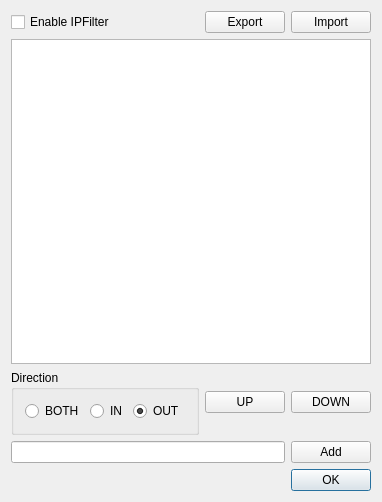
<?xml version="1.0" encoding="UTF-8"?>
<ui version="4.0">
 <class>UIIPFilter</class>
 <widget class="QDialog" name="UIIPFilter">
  <property name="windowModality">
   <enum>Qt::ApplicationModal</enum>
  </property>
  <property name="geometry">
   <rect>
    <x>0</x>
    <y>0</y>
    <width>357</width>
    <height>502</height>
   </rect>
  </property>
  <property name="sizePolicy">
   <sizepolicy hsizetype="Minimum" vsizetype="Minimum">
    <horstretch>0</horstretch>
    <verstretch>0</verstretch>
   </sizepolicy>
  </property>
  <property name="maximumSize">
   <size>
    <width>357</width>
    <height>16777215</height>
   </size>
  </property>
  <property name="windowTitle">
   <string>IP Filter</string>
  </property>
  <property name="sizeGripEnabled">
   <bool>false</bool>
  </property>
  <property name="modal">
   <bool>true</bool>
  </property>
  <layout class="QGridLayout" name="gridLayout">
   <item row="6" column="3">
    <widget class="QPushButton" name="pushButton_OK">
     <property name="text">
      <string>OK</string>
     </property>
    </widget>
   </item>
   <item row="6" column="1" colspan="2">
    <spacer name="horizontalSpacer_3">
     <property name="orientation">
      <enum>Qt::Horizontal</enum>
     </property>
     <property name="sizeHint" stdset="0">
      <size>
       <width>40</width>
       <height>20</height>
      </size>
     </property>
    </spacer>
   </item>
   <item row="2" column="1" colspan="3">
    <widget class="QTreeView" name="treeView_RULES">
     <property name="editTriggers">
      <set>QAbstractItemView::NoEditTriggers</set>
     </property>
     <property name="rootIsDecorated">
      <bool>false</bool>
     </property>
     <property name="itemsExpandable">
      <bool>false</bool>
     </property>
     <property name="expandsOnDoubleClick">
      <bool>false</bool>
     </property>
     <attribute name="headerDefaultSectionSize">
      <number>150</number>
     </attribute>
     <attribute name="headerMinimumSectionSize">
      <number>150</number>
     </attribute>
     <attribute name="headerStretchLastSection">
      <bool>false</bool>
     </attribute>
     <attribute name="headerDefaultSectionSize">
      <number>150</number>
     </attribute>
     <attribute name="headerMinimumSectionSize">
      <number>150</number>
     </attribute>
     <attribute name="headerStretchLastSection">
      <bool>false</bool>
     </attribute>
    </widget>
   </item>
   <item row="5" column="1" colspan="2">
    <widget class="QLineEdit" name="lineEdit_RULE"/>
   </item>
   <item row="5" column="3">
    <widget class="QPushButton" name="pushButton_ADD">
     <property name="text">
      <string>Add</string>
     </property>
    </widget>
   </item>
   <item row="1" column="2">
    <widget class="QPushButton" name="pushButton_EXPORT">
     <property name="text">
      <string>Export</string>
     </property>
    </widget>
   </item>
   <item row="1" column="3">
    <widget class="QPushButton" name="pushButton_IMPORT">
     <property name="text">
      <string>Import</string>
     </property>
    </widget>
   </item>
   <item row="3" column="2">
    <widget class="QPushButton" name="pushButton_UP">
     <property name="text">
      <string>UP</string>
     </property>
    </widget>
   </item>
   <item row="3" column="3">
    <widget class="QPushButton" name="pushButton_DOWN">
     <property name="text">
      <string>DOWN</string>
     </property>
    </widget>
   </item>
   <item row="3" column="1">
    <widget class="QGroupBox" name="groupBox_DIRECTION">
     <property name="title">
      <string>Direction</string>
     </property>
     <layout class="QHBoxLayout" name="horizontalLayout_4">
      <item>
       <widget class="QRadioButton" name="radioButton_BOTH">
        <property name="text">
         <string>BOTH</string>
        </property>
       </widget>
      </item>
      <item>
       <widget class="QRadioButton" name="radioButton_IN">
        <property name="text">
         <string>IN</string>
        </property>
       </widget>
      </item>
      <item>
       <widget class="QRadioButton" name="radioButton_OUT">
        <property name="text">
         <string>OUT</string>
        </property>
        <property name="checked">
         <bool>true</bool>
        </property>
       </widget>
      </item>
     </layout>
    </widget>
   </item>
   <item row="1" column="1">
    <widget class="QCheckBox" name="checkBox_ENABLE">
     <property name="text">
      <string>Enable IPFilter</string>
     </property>
    </widget>
   </item>
  </layout>
 </widget>
 <layoutdefault spacing="6" margin="11"/>
 <resources/>
 <connections>
  <connection>
   <sender>pushButton_OK</sender>
   <signal>clicked()</signal>
   <receiver>UIIPFilter</receiver>
   <slot>accept()</slot>
   <hints>
    <hint type="sourcelabel">
     <x>769</x>
     <y>485</y>
    </hint>
    <hint type="destinationlabel">
     <x>475</x>
     <y>466</y>
    </hint>
   </hints>
  </connection>
 </connections>
</ui>
